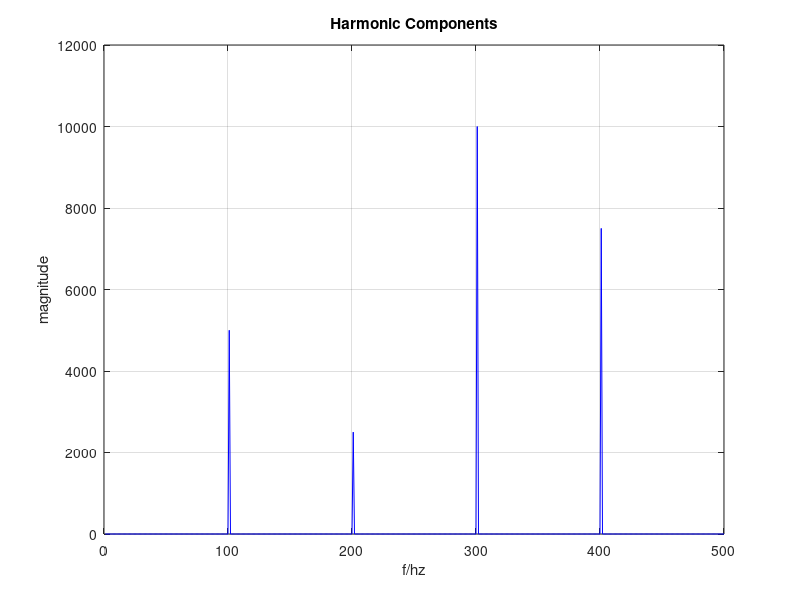

MATLAB code for this plot:
%% harmonic component folded into the first nyquist zone
close all;
clear;
clc;

%% 
fs = 1000;%sampling rate 1000hz
f1 = 300;%300hz
f2=600;%600hz,folded to 400hz 
f3 = 900;%900hz,folded to 100hz
f4 = 1200;%1200hz,floded to 200hz

T = 1/fs;

n = 0:T:999*T;

X = 20*sin(2*pi*f1*n) + 15*sin(2*pi*f2*n) + 10*sin(2*pi*f3*n) + 5*sin(2*pi*f4*n);


Y = abs(fft(X));

plot(Y(1:500),'color','b');
xlabel("f/hz");ylabel("magnitude");title("Harmonic Components");
grid on;
